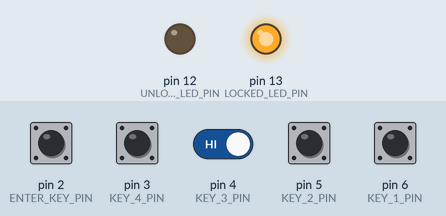
Simulated run of this sketch. Board: Arduino Uno, built with avr-gcc and run on an emulated ATmega328P. Parts: output pins drawn as LEDs (lit = HIGH). The inputs (shaded band) are chosen by the test bench; at power-on: pin 2 (ENTER_KEY_PIN), pin 3 (KEY_4_PIN), pin 4 (KEY_3_PIN), pin 5 (KEY_2_PIN), pin 6 (KEY_1_PIN) HIGH. What the sketch prints to the serial monitor is not drawn.

Above: at 1.2 s.
1.3 s: pin 2 (ENTER_KEY_PIN) pulled LOW for 0.15 s
2.9 s: pin 3 (KEY_4_PIN) pulled LOW for 0.15 s
4.5 s: pin 2 (ENTER_KEY_PIN) driven LOW and pin 4 (KEY_3_PIN) driven LOW
At 5.1 s:
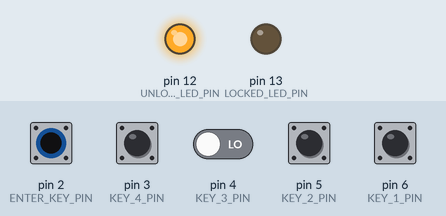
6.0 s: pin 4 (KEY_3_PIN) driven HIGH
9.0 s: pin 5 (KEY_2_PIN) pulled LOW for 0.15 s
12.1 s: pin 6 (KEY_1_PIN) pulled LOW for 0.15 s
Timing chart, 0 to 15.1 s (numbered marks = the images above; inputs shaded):
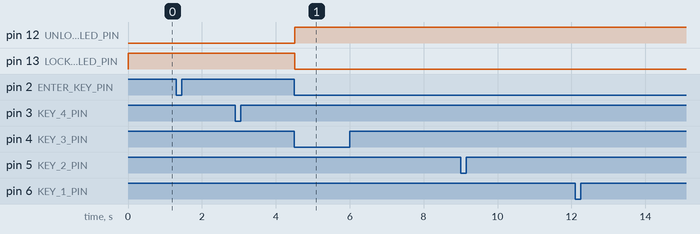

Measured:
- after the input at 4.5 s, pin 12 (UNLOCKED_LED_PIN): LOW → HIGH at once; pin 13 (LOCKED_LED_PIN): HIGH → LOW at once

The sketch:

Target_keypad.ino
```cpp
// (licence header left out)
// Defining Pins here
#define ENTER_KEY_PIN       2
#define KEY_1_PIN           6
#define KEY_2_PIN           5
#define KEY_3_PIN           4
#define KEY_4_PIN           3
#define LOCKED_LED_PIN      13
#define UNLOCKED_LED_PIN    12

//Globals
bool g_button_state = false;         // variable for reading the pushbutton status
volatile bool g_unlocked = false;   //volatile so that the optimizer doesn't remove the code since it is always false
bool g_was_the_right_key_pressed = false;

void setup() {
  // initialize pin registers
  pinMode(LOCKED_LED_PIN, OUTPUT);
  pinMode(UNLOCKED_LED_PIN, OUTPUT);
  pinMode(ENTER_KEY_PIN, INPUT_PULLUP);

  //Note, this example expects the pins to be pulled high and low, no pullup needed.
  pinMode(KEY_1_PIN, INPUT_PULLUP);
  pinMode(KEY_2_PIN, INPUT_PULLUP);
  pinMode(KEY_3_PIN, INPUT_PULLUP);
  pinMode(KEY_4_PIN, INPUT_PULLUP);

  // Show locked
  digitalWrite(LOCKED_LED_PIN, HIGH);
  digitalWrite(UNLOCKED_LED_PIN, LOW);

  // initialize serial communication at 115200 bits per second:
  Serial.begin(115200);

  Serial.println("Booted, waiting for key press\n");
}

void loop() {
  if(!digitalRead(KEY_1_PIN))
  {
    g_was_the_right_key_pressed = false;
    Serial.println("Key 1 Pressed\n");
  }

    if(!digitalRead(KEY_2_PIN))
  {
    g_was_the_right_key_pressed = false;
    Serial.println("Key 2 Pressed\n");
  }

  //In this example, we only care if key 3 is pressed, because it's the right key.
  if(!digitalRead(KEY_3_PIN))
  {
    g_was_the_right_key_pressed = true;

    //Do some extra operation to simulate a different execution path, this is NOT realilistic, just for testing
    //float testing=1928.12*272727/0.5782+5;
    //digitalWrite(UNLOCKED_LED_PIN, HIGH);
    delay(10);
    //digitalWrite(UNLOCKED_LED_PIN, LOW);
    Serial.println("Key 3 Pressed\n");
  }

    if(!digitalRead(KEY_4_PIN))
  {
    g_was_the_right_key_pressed = false;
    Serial.println("Key 4 Pressed\n");
  }


  //Check to see if button is pressed and we should evaluate the password
  if (!digitalRead(ENTER_KEY_PIN)) {
    Serial.println("Enter Key Pressed\n");
    if(g_was_the_right_key_pressed)
    {
      unlock_system();
    }
  }
}


void unlock_system()
{
  digitalWrite(LOCKED_LED_PIN, LOW);
  digitalWrite(UNLOCKED_LED_PIN, HIGH);
}
```
